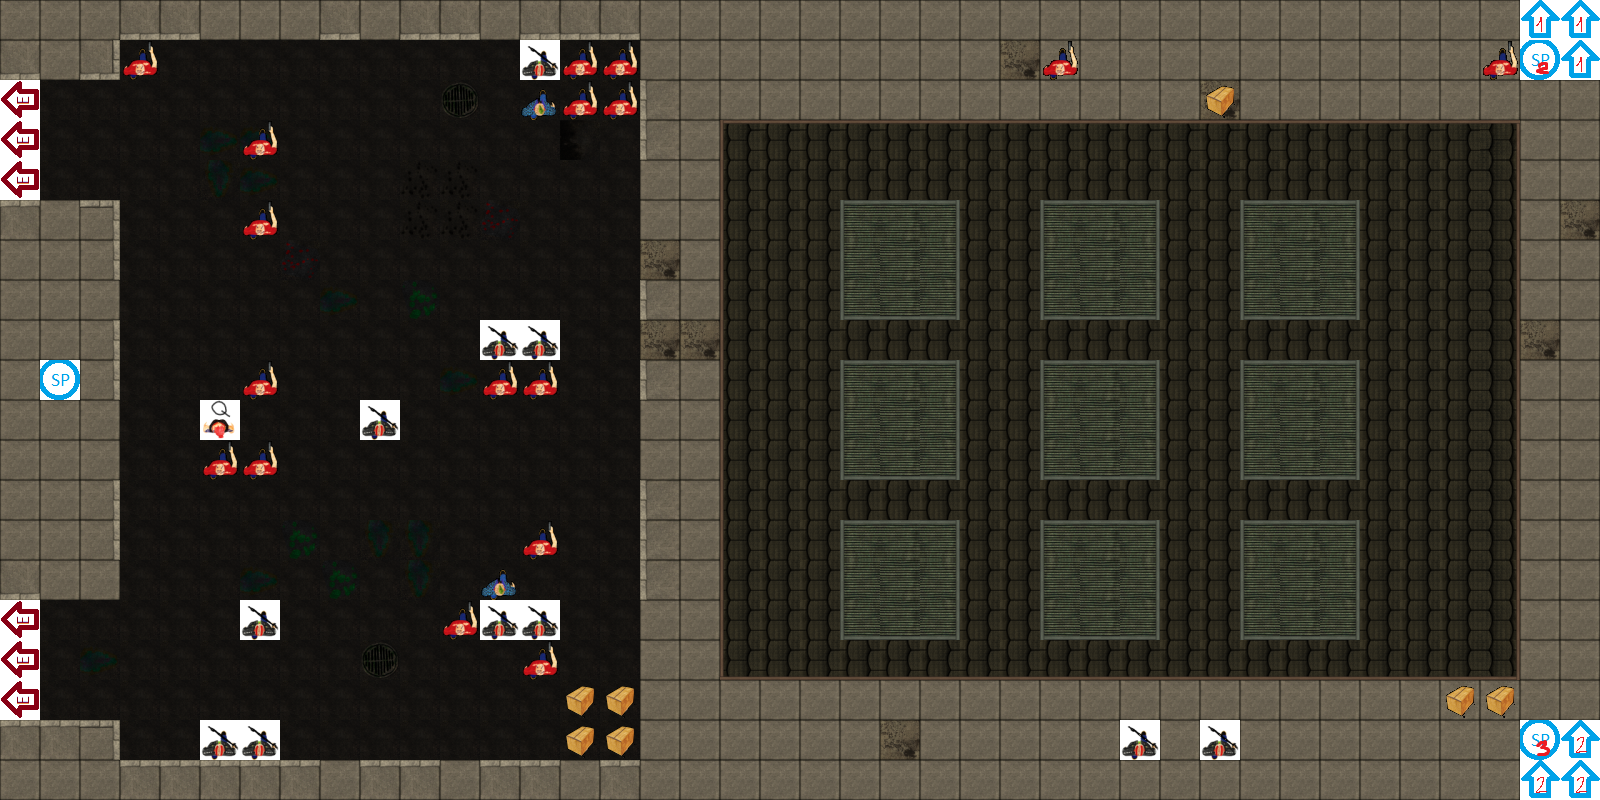

A 2D game scene composited from a Tiled map and its tileset images. What follows is a short description and the map's XML, with each tile layer's data collapsed to a summary:
An orthogonal 40x20 tile map with 40x40 px tiles, 3 tile layers (map, actors, items).

<map version="1.0" orientation="orthogonal" width="40" height="20" tilewidth="40" tileheight="40">
 <tileset firstgid="1" name="Map1" tilewidth="40" tileheight="40">
  <image source="Map1.png" trans="000000" width="200" height="600" />
  <tile id="31">
   <properties>
    <property name="Solid" value="1" />
   </properties>
  </tile>
  <tile id="32">
   <properties>
    <property name="Solid" value="1" />
   </properties>
  </tile>
  <tile id="33">
   <properties>
    <property name="Solid" value="1" />
   </properties>
  </tile>
  <tile id="34">
   <properties>
    <property name="Solid" value="1" />
   </properties>
  </tile>
  <tile id="35">
   <properties>
    <property name="Solid" value="1" />
   </properties>
  </tile>
  <tile id="36">
   <properties>
    <property name="Solid" value="1" />
   </properties>
  </tile>
  <tile id="37">
   <properties>
    <property name="Solid" value="1" />
   </properties>
  </tile>
  <tile id="38">
   <properties>
    <property name="Solid" value="1" />
   </properties>
  </tile>
  <tile id="39">
   <properties>
    <property name="Solid" value="1" />
   </properties>
  </tile>
  <tile id="40">
   <properties>
    <property name="Solid" value="1" />
   </properties>
  </tile>
  <tile id="41">
   <properties>
    <property name="Solid" value="1" />
   </properties>
  </tile>
  <tile id="42">
   <properties>
    <property name="Solid" value="1" />
   </properties>
  </tile>
  <tile id="43">
   <properties>
    <property name="Solid" value="1" />
   </properties>
  </tile>
  <tile id="44">
   <properties>
    <property name="Solid" value="1" />
   </properties>
  </tile>
  <tile id="45">
   <properties>
    <property name="Solid" value="1" />
   </properties>
  </tile>
  <tile id="46">
   <properties>
    <property name="Solid" value="1" />
   </properties>
  </tile>
  <tile id="47">
   <properties>
    <property name="Solid" value="1" />
   </properties>
  </tile>
  <tile id="48">
   <properties>
    <property name="Solid" value="1" />
   </properties>
  </tile>
  <tile id="49">
   <properties>
    <property name="Solid" value="1" />
   </properties>
  </tile>
  <tile id="50">
   <properties>
    <property name="Solid" value="1" />
   </properties>
  </tile>
  <tile id="51">
   <properties>
    <property name="Solid" value="1" />
   </properties>
  </tile>
  <tile id="52">
   <properties>
    <property name="Solid" value="1" />
   </properties>
  </tile>
  <tile id="53">
   <properties>
    <property name="Solid" value="1" />
   </properties>
  </tile>
  <tile id="54">
   <properties>
    <property name="Solid" value="1" />
   </properties>
  </tile>
  <tile id="55">
   <properties>
    <property name="Solid" value="1" />
   </properties>
  </tile>
  <tile id="56">
   <properties>
    <property name="Solid" value="1" />
   </properties>
  </tile>
  <tile id="57">
   <properties>
    <property name="Solid" value="1" />
   </properties>
  </tile>
  <tile id="58">
   <properties>
    <property name="actor" value="EnemyDude" />
   </properties>
  </tile>
  <tile id="59">
   <properties>
    <property name="actor" value="EnemyDudeMelee" />
   </properties>
  </tile>
  <tile id="60">
   <properties>
    <property name="actor" value="NPCSimple" />
   </properties>
  </tile>
  <tile id="61">
   <properties>
    <property name="actor" value="QuestGiver" />
   </properties>
  </tile>
  <tile id="62">
   <properties>
    <property name="actor" value="PoliceMelee" />
   </properties>
  </tile>
  <tile id="63">
   <properties>
    <property name="actor" value="Police" />
   </properties>
  </tile>
  <tile id="64">
   <properties>
    <property name="box" value="1" />
   </properties>
  </tile>
  <tile id="65">
   <properties>
    <property name="exit" value="1" />
   </properties>
  </tile>
  <tile id="66">
   <properties>
    <property name="exit" value="2" />
   </properties>
  </tile>
  <tile id="67">
   <properties>
    <property name="exit" value="3" />
   </properties>
  </tile>
  <tile id="68">
   <properties>
    <property name="exit" value="4" />
   </properties>
  </tile>
  <tile id="69">
   <properties>
    <property name="spID" value="1" />
   </properties>
  </tile>
  <tile id="70">
   <properties>
    <property name="spID" value="2" />
   </properties>
  </tile>
  <tile id="71">
   <properties>
    <property name="spID" value="3" />
   </properties>
  </tile>
  <tile id="72">
   <properties>
    <property name="startPointID" value="1" />
    <property name="transport" value="2" />
    <property name="transportTarget" value="2" />
   </properties>
  </tile>
  <tile id="73">
   <properties>
    <property name="startPointID" value="2" />
    <property name="transport" value="2" />
    <property name="transportTarget" value="2" />
   </properties>
  </tile>
  <tile id="74">
   <properties>
    <property name="startPointID" value="3" />
    <property name="transport" value="1" />
    <property name="transportTarget" value="2" />
   </properties>
  </tile>
 </tileset>
 <layer name="map" width="40" height="20">
  <data>[800 cells, 800 non-empty, 34 distinct tile ids]</data>
 </layer>
 <layer name="actors" width="40" height="20">
  <data>[800 cells, 31 non-empty, 4 distinct tile ids]</data>
 </layer>
 <layer name="items" width="40" height="20">
  <data>[800 cells, 22 non-empty, 7 distinct tile ids]</data>
 </layer>
</map>
